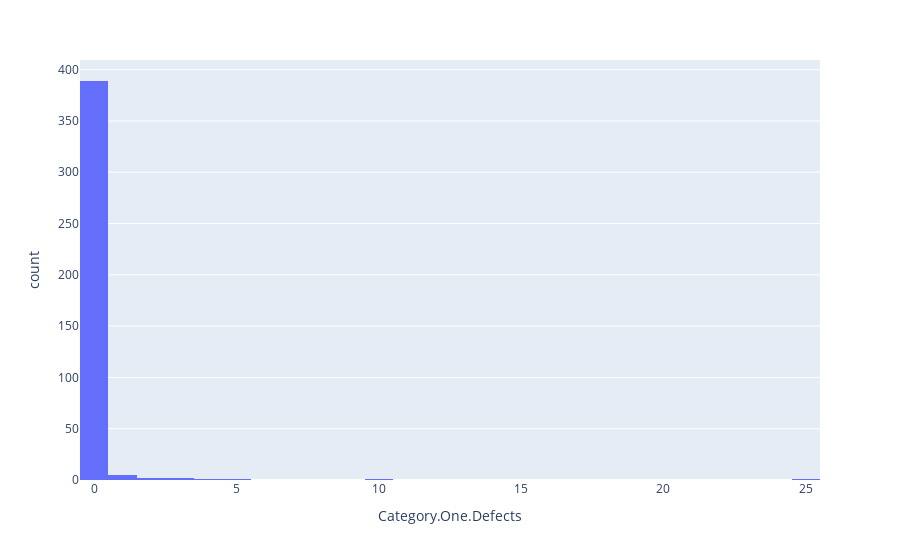

The code cell stored with this chart in its notebook:
### Code cell
px.histogram(df, x = 'Category.One.Defects')

### Figure 1 — Plotly figure (JSON) as saved in the notebook; plotly's stock layout.template omitted (floating-point values rounded to 4 significant figures; data arrays with more than 128 entries replaced by an {"elided": "..."} marker saying what was removed)
{"data": [{"bingroup": "x", "hovertemplate": "Category.One.Defects=%{x}<br>count=%{y}<extra></extra>", "legendgroup": "", "marker": {"color": "#636efa", "pattern": {"shape": ""}}, "name": "", "orientation": "v", "showlegend": false, "type": "histogram", "x": {"elided": "402 int values"}, "xaxis": "x", "yaxis": "y"}], "layout": {"barmode": "relative", "legend": {"tracegroupgap": 0}, "margin": {"t": 60}, "xaxis": {"anchor": "y", "domain": [0, 1], "title": {"text": "Category.One.Defects"}}, "yaxis": {"anchor": "x", "domain": [0, 1], "title": {"text": "count"}}}}
